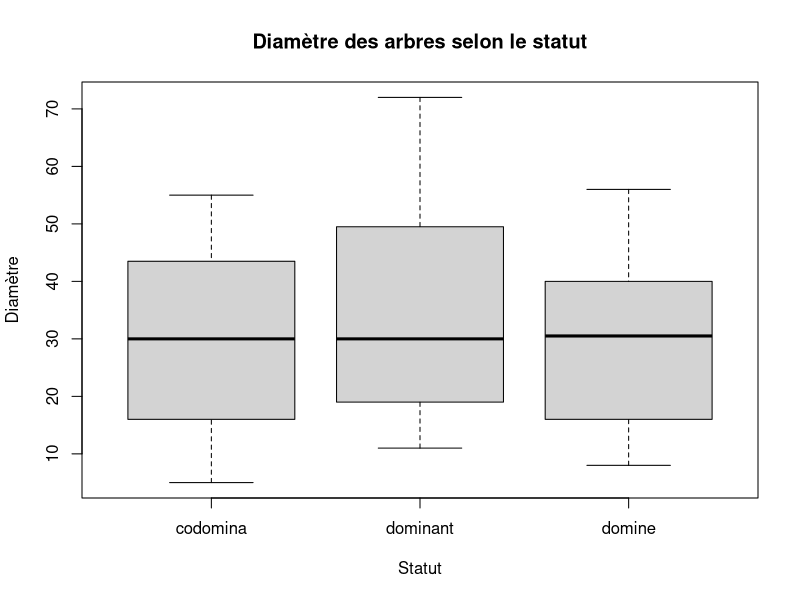
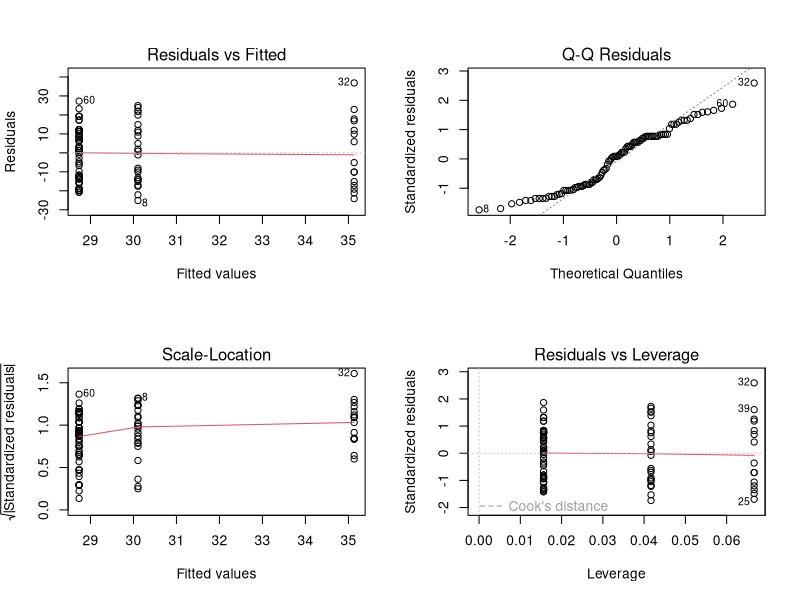

Write R code to recreate these figures, in order.
#compte rendu = interpretation des resultat et comparaison entre metjode normale avec lm (1) et avec anova(2)

# -----------------------------------------------------------
# 1. Chargement des données
# -----------------------------------------------------------

arbres <- read.csv("arbres.csv",
                   header = TRUE,
                   sep = ",",
                   stringsAsFactors = FALSE)

# Vérifier les premières lignes
head(arbres)

# Renommer les colonnes si nécessaire
colnames(arbres) <- c("Diametre", "Statut")

# Conversion en numérique
arbres$Diametre <- as.numeric(as.character(arbres$Diametre))

# Vérifier structure
str(arbres)

# -----------------------------------------------------------
# 2. Statistiques descriptives
# -----------------------------------------------------------

# Moyenne du diamètre par statut
by(arbres$Diametre, arbres$Statut, mean)

# Effectif par groupe
table(arbres$Statut)

# Boxplot
par(mfrow = c(1,1))
boxplot(Diametre ~ Statut, data = arbres,
        main = "Diamètre des arbres selon le statut",
        xlab = "Statut",
        ylab = "Diamètre")

# -----------------------------------------------------------
# 3. Méthode 1 : Modèle linéaire simple (lm)
# -----------------------------------------------------------

modelarbres <- lm(Diametre ~ Statut, data = arbres)

# Diagnostics
par(mfrow = c(2,2))
plot(modelarbres)

# Résumé du modèle
summary(modelarbres)



# -----------------------------------------------------------
# 4. Méthode 2 : ANOVA + tests post-hoc
# -----------------------------------------------------------

# ANOVA
ins.aov <- aov(Diametre ~ Statut, data = arbres)
summary(ins.aov)

# Tests post-hoc sans correction
comp.statut <- pairwise.t.test(arbres$Diametre, arbres$Statut,
                               p.adjust.method = "none")
comp.statut

# Avec correction Bonferroni
pairwise.t.test(arbres$Diametre, arbres$Statut,
                p.adjust.method = "bonferroni")

# Test de Holm (à faire)
pairwise.t.test(arbres$Diametre, arbres$Statut,
                p.adjust.method = "holm")

# -----------------------------------------------------------
# 5. Tests plus avancés (car, multcomp, DescTools)
# -----------------------------------------------------------

# install.packages("car")
# install.packages("multcomp")
# install.packages("DescTools")

# Test de Tukey (plus robuste)
TukeyHSD(ins.aov)


#-------------------------------------------------------------
#travail a faire : alpha1+alpha2=0 
#-------------------------------------------------------------
# Forcer sum-to-zero pour Statut
arbres$Statut <- factor(arbres$Statut)  # s'assurer que c'est un facteur
contrasts(arbres$Statut) <- contr.sum(length(levels(arbres$Statut)))

# Vérifier les contrastes
contrasts(arbres$Statut)

# Modèle linéaire avec contrainte alpha1 + alpha2 + ... + alphaK = 0
modelarbres_sum <- lm(Diametre ~ Statut, data = arbres)

summary(modelarbres_sum)
